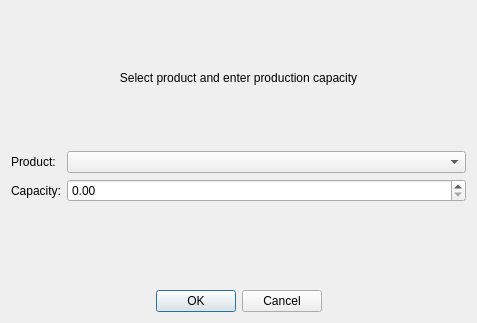
<?xml version="1.0" encoding="UTF-8"?>
<ui version="4.0">
 <class>RecipeAddEditDialog</class>
 <widget class="QDialog" name="RecipeAddEditDialog">
  <property name="geometry">
   <rect>
    <x>0</x>
    <y>0</y>
    <width>477</width>
    <height>323</height>
   </rect>
  </property>
  <property name="windowTitle">
   <string>Add/Edit Recipe</string>
  </property>
  <layout class="QVBoxLayout" name="verticalLayout">
   <item>
    <widget class="QLabel" name="lbl_info">
     <property name="text">
      <string>Select product and enter production capacity</string>
     </property>
     <property name="alignment">
      <set>Qt::AlignmentFlag::AlignCenter</set>
     </property>
    </widget>
   </item>
   <item>
    <layout class="QFormLayout" name="formLayout">
     <item row="0" column="0">
      <widget class="QLabel" name="lbl_product">
       <property name="text">
        <string>Product:</string>
       </property>
      </widget>
     </item>
     <item row="1" column="0">
      <widget class="QLabel" name="lbl_capacity">
       <property name="text">
        <string>Capacity:</string>
       </property>
      </widget>
     </item>
     <item row="0" column="1">
      <widget class="QComboBox" name="cb_product"/>
     </item>
     <item row="1" column="1">
      <widget class="QDoubleSpinBox" name="sb_capacity">
       <property name="maximum">
        <double>10000.000000000000000</double>
       </property>
      </widget>
     </item>
    </layout>
   </item>
   <item>
    <widget class="QDialogButtonBox" name="RecipebuttonBox">
     <property name="orientation">
      <enum>Qt::Orientation::Horizontal</enum>
     </property>
     <property name="standardButtons">
      <set>QDialogButtonBox::StandardButton::Cancel|QDialogButtonBox::StandardButton::Ok</set>
     </property>
     <property name="centerButtons">
      <bool>true</bool>
     </property>
    </widget>
   </item>
  </layout>
 </widget>
 <resources/>
 <connections>
  <connection>
   <sender>RecipebuttonBox</sender>
   <signal>accepted()</signal>
   <receiver>RecipeAddEditDialog</receiver>
   <slot>accept()</slot>
   <hints>
    <hint type="sourcelabel">
     <x>248</x>
     <y>254</y>
    </hint>
    <hint type="destinationlabel">
     <x>157</x>
     <y>274</y>
    </hint>
   </hints>
  </connection>
  <connection>
   <sender>RecipebuttonBox</sender>
   <signal>rejected()</signal>
   <receiver>RecipeAddEditDialog</receiver>
   <slot>reject()</slot>
   <hints>
    <hint type="sourcelabel">
     <x>316</x>
     <y>260</y>
    </hint>
    <hint type="destinationlabel">
     <x>286</x>
     <y>274</y>
    </hint>
   </hints>
  </connection>
 </connections>
</ui>
